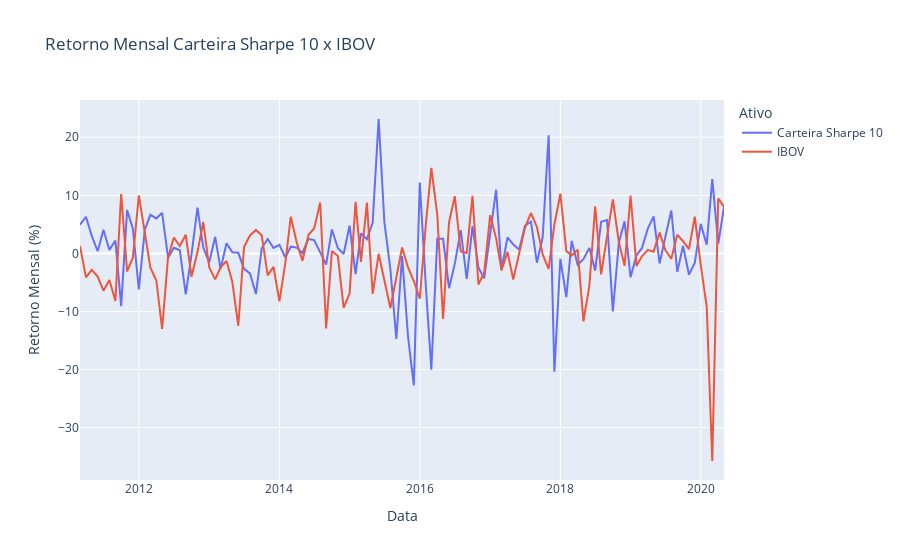

Source (notebook cell):
### Markdown cell above
## Carteira Sharpe 2

### Code cell
fig3 = px.line(df_plot1[['Carteira Sharpe 10', 'IBOV']],
             title="Retorno Mensal Carteira Sharpe 10 x IBOV",
             labels={
                 "variable": "Ativo",  "value": "Retorno Mensal (%)"
             })
# fig.update_xaxes(rangeslider_visible=True)
fig3.show()
